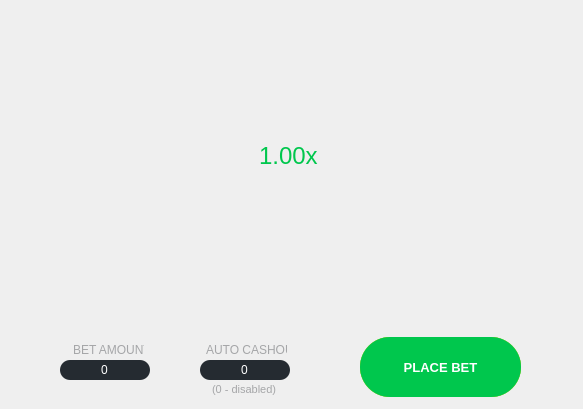
   <widget class="QWidget" name="Crash">
    <widget class="QCustomPlot" name="customPlot" native="true">
     <property name="geometry">
      <rect>
       <x>4</x>
       <y>10</y>
       <width>570</width>
       <height>301</height>
      </rect>
     </property>
     <widget class="QLineEdit" name="xvalue">
      <property name="geometry">
       <rect>
        <x>170</x>
        <y>120</y>
        <width>230</width>
        <height>51</height>
       </rect>
      </property>
      <property name="font">
       <font>
        <pointsize>18</pointsize>
       </font>
      </property>
      <property name="styleSheet">
       <string notr="true">background-color:rgba(0,199,77, 0);
color:rgb(0,199,77);
border:0px;</string>
      </property>
      <property name="text">
       <string>1.00x</string>
      </property>
      <property name="alignment">
       <set>Qt::AlignCenter</set>
      </property>
      <property name="readOnly">
       <bool>true</bool>
      </property>
      <property name="clearButtonEnabled">
       <bool>false</bool>
      </property>
     </widget>
    </widget>
    <widget class="QLineEdit" name="betlinne_3">
     <property name="geometry">
      <rect>
       <x>60</x>
       <y>360</y>
       <width>90</width>
       <height>20</height>
      </rect>
     </property>
     <property name="styleSheet">
      <string notr="true">QLineEdit {
    border-radius: 10px;
	border-color: black;
    padding: 0 8px;
    background: rgb(37, 43, 49);
	color:rgb(255,255,255);
	text-align: center;
}</string>
     </property>
     <property name="text">
      <string>0</string>
     </property>
     <property name="maxLength">
      <number>3</number>
     </property>
     <property name="alignment">
      <set>Qt::AlignCenter</set>
     </property>
    </widget>
    <widget class="QLineEdit" name="autocashout">
     <property name="geometry">
      <rect>
       <x>200</x>
       <y>360</y>
       <width>90</width>
       <height>20</height>
      </rect>
     </property>
     <property name="styleSheet">
      <string notr="true">QLineEdit {
    border-radius: 10px;
	border-color: black;
    padding: 0 8px;
    background: rgb(37, 43, 49);
	color:rgb(255,255,255);
	text-align: center;
}</string>
     </property>
     <property name="text">
      <string>0</string>
     </property>
     <property name="maxLength">
      <number>4</number>
     </property>
     <property name="alignment">
      <set>Qt::AlignCenter</set>
     </property>
    </widget>
    <widget class="QPushButton" name="placebet">
     <property name="enabled">
      <bool>true</bool>
     </property>
     <property name="geometry">
      <rect>
       <x>360</x>
       <y>337</y>
       <width>161</width>
       <height>60</height>
      </rect>
     </property>
     <property name="font">
      <font>
       <pointsize>10</pointsize>
       <weight>75</weight>
       <bold>true</bold>
      </font>
     </property>
     <property name="styleSheet">
      <string notr="true">QPushButton {
    border: 0px solid gray;
    border-radius: 30px;
    padding: 0 8px;
    background-color:rgb(0,199,77);
	color:#ffffff;
}</string>
     </property>
     <property name="text">
      <string>PLACE BET</string>
     </property>
     <property name="autoDefault">
      <bool>true</bool>
     </property>
    </widget>
    <widget class="QLabel" name="label_14">
     <property name="geometry">
      <rect>
       <x>73</x>
       <y>340</y>
       <width>71</width>
       <height>20</height>
      </rect>
     </property>
     <property name="styleSheet">
      <string notr="true">color:#a5a6a8;</string>
     </property>
     <property name="text">
      <string>&lt;html&gt;&lt;head/&gt;&lt;body&gt;&lt;p&gt;BET AMOUNT&lt;/p&gt;&lt;/body&gt;&lt;/html&gt;</string>
     </property>
    </widget>
    <widget class="QLabel" name="label_15">
     <property name="geometry">
      <rect>
       <x>206</x>
       <y>340</y>
       <width>81</width>
       <height>20</height>
      </rect>
     </property>
     <property name="styleSheet">
      <string notr="true">color:#a5a6a8;</string>
     </property>
     <property name="text">
      <string>&lt;html&gt;&lt;head/&gt;&lt;body&gt;&lt;p&gt;AUTO CASHOUT&lt;/p&gt;&lt;/body&gt;&lt;/html&gt;</string>
     </property>
    </widget>
    <widget class="QPushButton" name="cashout">
     <property name="enabled">
      <bool>true</bool>
     </property>
     <property name="geometry">
      <rect>
       <x>360</x>
       <y>337</y>
       <width>161</width>
       <height>60</height>
      </rect>
     </property>
     <property name="font">
      <font>
       <pointsize>10</pointsize>
       <weight>75</weight>
       <bold>true</bold>
      </font>
     </property>
     <property name="styleSheet">
      <string notr="true">QPushButton {
    border: 0px solid gray;
    border-radius: 30px;
    padding: 0 8px;
    background-color:gold;
	color:#ffffff;
}</string>
     </property>
     <property name="text">
      <string>CASHOUT</string>
     </property>
     <property name="autoDefault">
      <bool>true</bool>
     </property>
     <property name="default">
      <bool>false</bool>
     </property>
    </widget>
    <widget class="QPushButton" name="placebet_2">
     <property name="enabled">
      <bool>true</bool>
     </property>
     <property name="geometry">
      <rect>
       <x>360</x>
       <y>337</y>
       <width>161</width>
       <height>60</height>
      </rect>
     </property>
     <property name="font">
      <font>
       <pointsize>10</pointsize>
       <weight>75</weight>
       <bold>true</bold>
      </font>
     </property>
     <property name="styleSheet">
      <string notr="true">QPushButton {
    border: 0px solid gray;
    border-radius: 30px;
    padding: 0 8px;
    background-color:rgb(0,199,77);
	color:#ffffff;
}</string>
     </property>
     <property name="text">
      <string>WAIT</string>
     </property>
     <property name="autoDefault">
      <bool>true</bool>
     </property>
    </widget>
    <widget class="QLabel" name="label_16">
     <property name="geometry">
      <rect>
       <x>212</x>
       <y>380</y>
       <width>70</width>
       <height>20</height>
      </rect>
     </property>
     <property name="styleSheet">
      <string notr="true">color:#a5a6a8;</string>
     </property>
     <property name="text">
      <string>&lt;!DOCTYPE HTML PUBLIC &quot;-//W3C//DTD HTML 4.0//EN&quot; &quot;http://www.w3.org/TR/REC-html40/strict.dtd&quot;&gt;
&lt;html&gt;&lt;head&gt;&lt;meta name=&quot;qrichtext&quot; content=&quot;1&quot; /&gt;&lt;style type=&quot;text/css&quot;&gt;
p, li { white-space: pre-wrap; }
&lt;/style&gt;&lt;/head&gt;&lt;body style=&quot; font-family:'MS Shell Dlg 2'; font-size:8pt; font-weight:400; font-style:normal;&quot;&gt;
&lt;p style=&quot; margin-top:12px; margin-bottom:12px; margin-left:0px; margin-right:0px; -qt-block-indent:0; text-indent:0px;&quot;&gt;&lt;span style=&quot; color:#a5a6a8;&quot;&gt;(0 - disabled)&lt;/span&gt;&lt;/p&gt;&lt;/body&gt;&lt;/html&gt;</string>
     </property>
    </widget>
    <zorder>placebet_2</zorder>
    <zorder>customPlot</zorder>
    <zorder>betlinne_3</zorder>
    <zorder>autocashout</zorder>
    <zorder>label_14</zorder>
    <zorder>label_15</zorder>
    <zorder>cashout</zorder>
    <zorder>placebet</zorder>
    <zorder>label_16</zorder>
   </widget>
